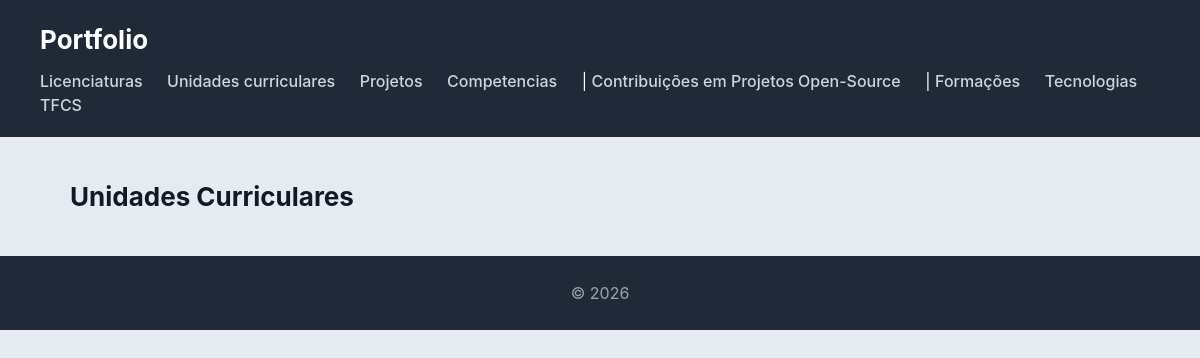
The page /ucs/ on the database as committed earlier.
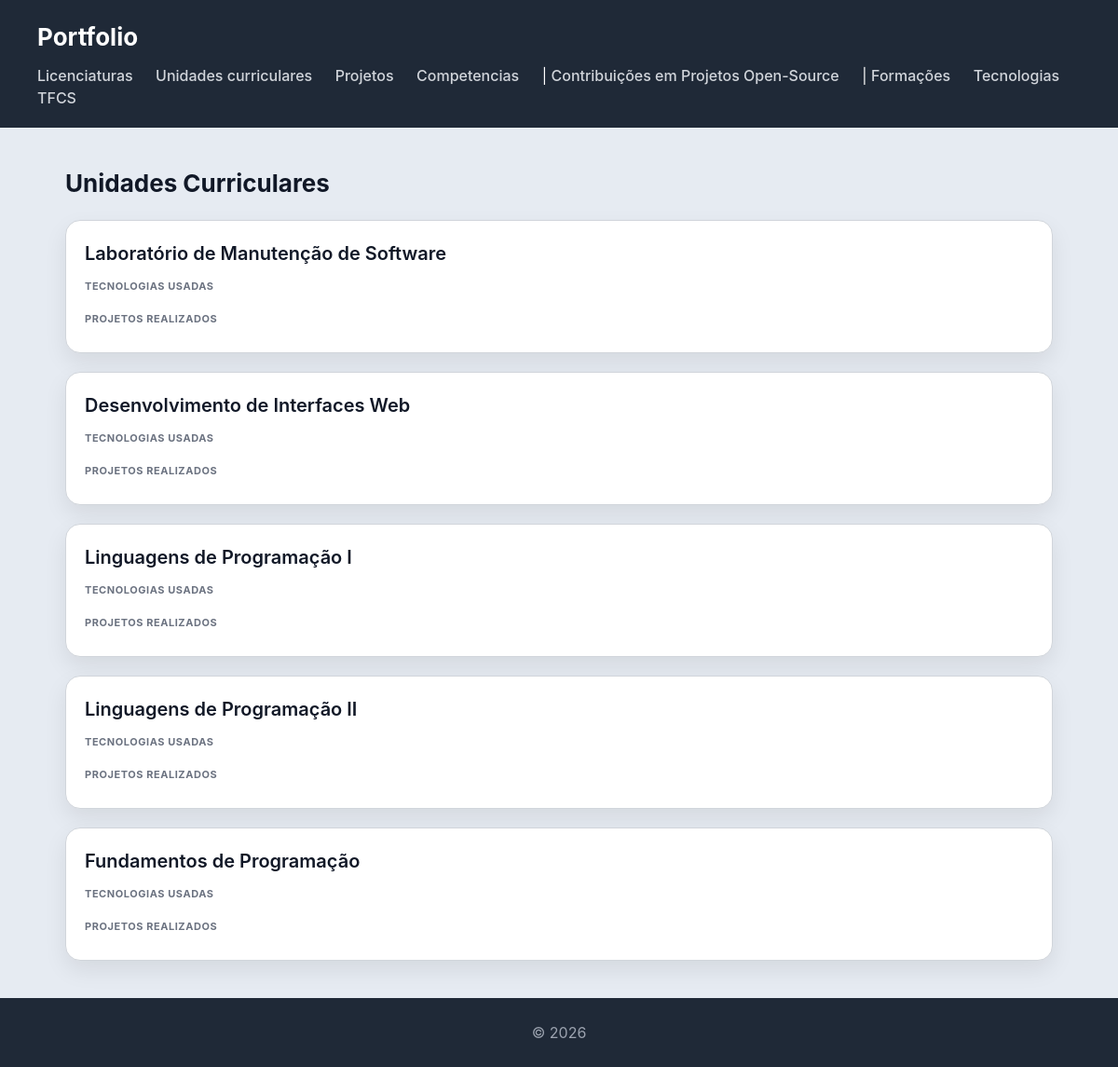
The same page on the database as committed later.
### portfolio/models.py (models this page shows)
class UC(models.Model):
    nome = models.CharField(max_length=100)
    abreviatura = models.CharField(max_length=5)
    semestre = models.CharField(max_length=1)
    ano =models.IntegerField()
    licenciatura = models.ForeignKey(Licenciatura, on_delete=models.CASCADE)
    def __str__(self):
        return self.nome

### portfolio/views.py (the view)
# urls.py: path('ucs/', views.unidadeCurricular_view, name='ucs'),
def unidadeCurricular_view(request):
    ucs = (UC.objects
                    .select_related()
                    .prefetch_related()
                    .all())
    return render(request, 'portfolio/unidadesCurriculares.html', {'ucs': ucs})

### portfolio/templates/portfolio/unidadesCurriculares.html (shortened to what this page needs)
{% extends "portfolio/base.html" %}
{% block content %}
<h2>Unidades Curriculares</h2>
<section>
    {% for uc in ucs %}
    <article>
        <header>
            <h3>{{ uc }}</h3>
        </header>
        <section>
            <h4>Tecnologias usadas</h4>
        </section>
        <section>
            <h4>Projetos Realizados</h4>
        </section>
    </article>
    {% endfor %}
</section>
{% endblock %}

Rows that differ between the two databases and show on the page:
added UC: nome "Laboratório de Manutenção de Software"
added UC: nome "Desenvolvimento de Interfaces Web"
added UC: nome "Linguagens de Programação I"
added UC: nome "Linguagens de Programação II"
added UC: nome "Fundamentos de Programação"
